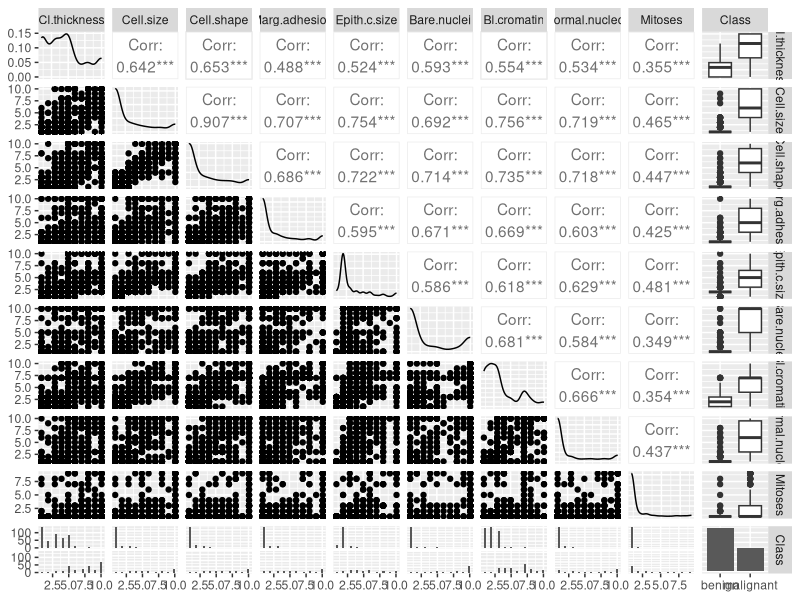
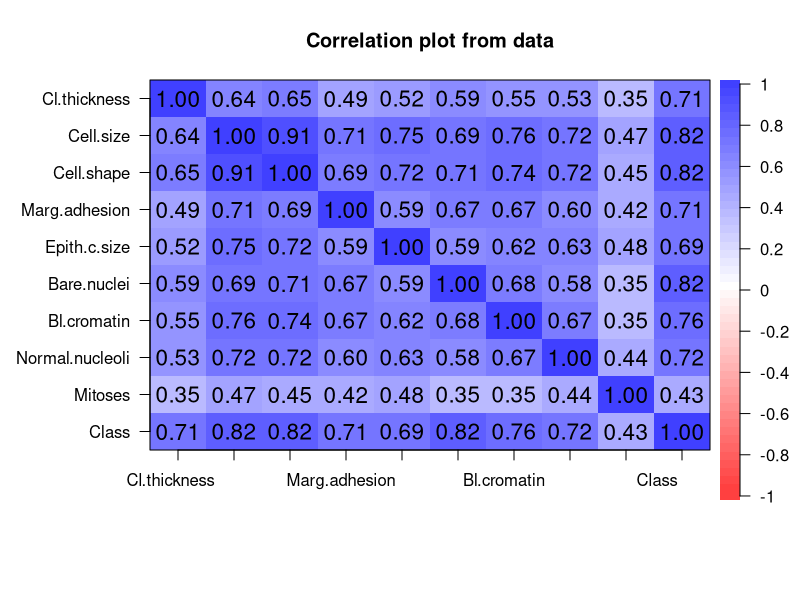

Reproduce these figures in R, in order. (Note: this script raises an error after producing the figures.)
## ---- chunk 1
knitr::opts_chunk$set(echo = TRUE, cache = TRUE, warning = FALSE, message = FALSE)
## ---- chunk 2
### Summary stuff for DS2 final project

library(mlbench)
data(BreastCancer)
attach(BreastCancer)
library(dplyr)
BreastCancer <- BreastCancer[,-1] # remove ID column
summary(BreastCancer) # note that everything is factor
## ---- chunk 3
BreastCancer = BreastCancer %>% 
  mutate(Cl.thickness=as.numeric(Cl.thickness)) %>% 
  mutate(Cell.size=as.numeric(Cell.size)) %>%  
  mutate(Cell.shape=as.numeric(Cell.shape)) %>%  
  mutate(Marg.adhesion=as.numeric(Marg.adhesion)) %>%  
  mutate(Epith.c.size=as.numeric(Epith.c.size)) %>%  
  mutate(Bare.nuclei=as.numeric(Bare.nuclei)) %>%  
  mutate(Bl.cromatin=as.numeric(Bl.cromatin)) %>%  
  mutate(Normal.nucleoli=as.numeric(Normal.nucleoli)) %>%  
  mutate(Mitoses=as.numeric(Mitoses)) %>% na.omit()
## ---- chunk 4
library(GGally)
ggpairs(BreastCancer) # all but response are numeric
## ---- chunk 5
library(psych)
BreastCancer_num <- BreastCancer %>% 
  mutate(Class = as.numeric(Class)-1) # numeric response
cor.plot(BreastCancer_num[,])
## ---- chunk 6

featurePlot(x=BreastCancer[,-10], y=BreastCancer[,10], 
            plot="density", 
            scales=list(x=list(relation="free"), 
                        y=list(relation="free")), 
            auto.key=list(columns=3),
            layout=c(3,3))

featurePlot(x=BreastCancer[,-10], y=BreastCancer[,10], 
            plot="box", 
            scales=list(x=list(relation="free"), 
                        y=list(relation="free")), 
            auto.key=list(columns=3),
            layout=c(3,3))
## ---- chunk 7
glm1 = glm(Class ~., data=BreastCancer,family=binomial)

summary(glm1)
## ---- chunk 8
glm2 = glm(Class ~ Cl.thickness + Marg.adhesion + 
             Bare.nuclei + Bl.cromatin, 
           data=BreastCancer,family=binomial)

summary(glm2)
## ---- chunk 9
featurePlot(x=BreastCancer[,c(1,4,6,7)], y=BreastCancer[,10], 
            plot="density", 
            scales=list(x=list(relation="free"), 
                        y=list(relation="free")), 
            auto.key=list(columns=3))

featurePlot(x=BreastCancer[,c(1,4,6,7)], y=BreastCancer[,10], 
            plot="box", 
            scales=list(x=list(relation="free"), 
                        y=list(relation="free")), 
            auto.key=list(columns=3))
## ---- chunk 10
set.seed(1)
BreastCancer.train <- sample(1:nrow(BreastCancer), 410) 

BreastCancer.test=BreastCancer[-BreastCancer.train,] # test

Class.test=BreastCancer$Class[-BreastCancer.train]

glm.fits=glm(Class ~ Cl.thickness + Marg.adhesion + 
             Bare.nuclei + Bl.cromatin, 
           data=BreastCancer,family=binomial, subset=BreastCancer.train)

glm.probs = predict(glm.fits, BreastCancer.test, type = "response")
glm.pred=rep("benign",273)
glm.pred[glm.probs >.5]="malignant"
table(glm.pred, Class.test)

library(caret)
confusionMatrix(glm.pred, Class.test, positive = "malignant")

mean(glm.pred == Class.test)

library(pROC)

roc.glm.train <- roc(BreastCancer.test$Class, glm.probs,
               levels = c("benign", "malignant"))
plot(roc.glm.train, legacy.axes = TRUE)

auc(roc.glm.train)
